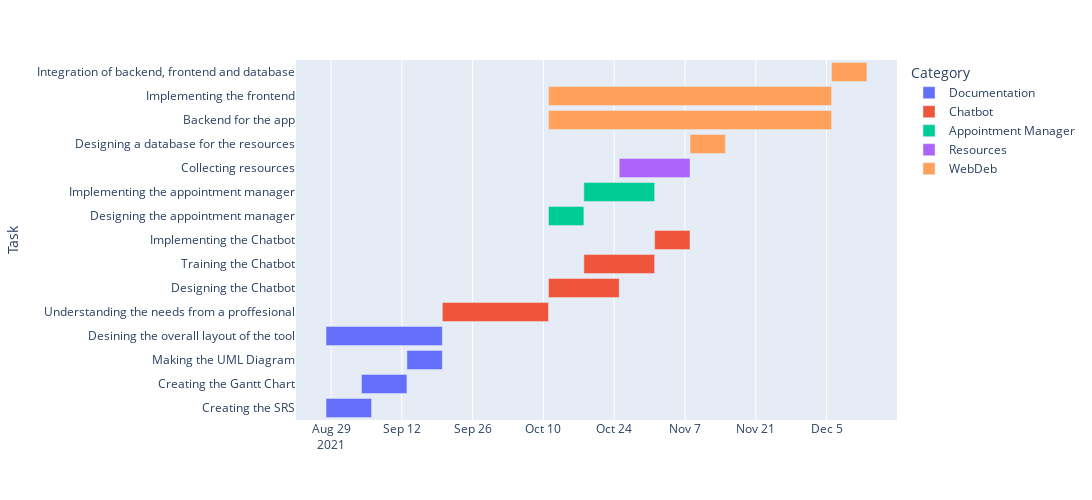

The notebook cell saved with this chart:
### Code cell
fig = px.timeline(df, x_start="Start", x_end="Finish", y="Task" , color='Category')
# fig.update_yaxes(autorange="reversed") # otherwise tasks are listed from the bottom up
fig.update_layout({'height':500,'width':1200})
fig.show()

### Figure 1 — Plotly figure (JSON) as saved in the notebook; plotly's stock layout.template omitted (floating-point values rounded to 4 significant figures)
{"data": [{"alignmentgroup": "True", "base": ["2021-08-28", "2021-09-04", "2021-09-13", "2021-08-28"], "hovertemplate": "Category=Documentation<br>Start=%{base}<br>Finish=%{x}<br>Task=%{y}<extra></extra>", "legendgroup": "Documentation", "marker": {"color": "#636efa"}, "name": "Documentation", "offsetgroup": "Documentation", "orientation": "h", "showlegend": true, "textposition": "auto", "type": "bar", "x": [777600000, 777600000, 604800000, 1987200000], "xaxis": "x", "y": ["Creating the SRS", "Creating the Gantt Chart", "Making the UML Diagram", "Desining the overall layout of the tool"], "yaxis": "y"}, {"alignmentgroup": "True", "base": ["2021-09-20", "2021-10-11", "2021-10-18", "2021-11-01"], "hovertemplate": "Category=Chatbot<br>Start=%{base}<br>Finish=%{x}<br>Task=%{y}<extra></extra>", "legendgroup": "Chatbot", "marker": {"color": "#EF553B"}, "name": "Chatbot", "offsetgroup": "Chatbot", "orientation": "h", "showlegend": true, "textposition": "auto", "type": "bar", "x": [1814400000, 1209600000, 1209600000, 604800000], "xaxis": "x", "y": ["Understanding the needs from a proffesional", "Designing the Chatbot", "Training the Chatbot", "Implementing the Chatbot"], "yaxis": "y"}, {"alignmentgroup": "True", "base": ["2021-10-11", "2021-10-18"], "hovertemplate": "Category=Appointment Manager<br>Start=%{base}<br>Finish=%{x}<br>Task=%{y}<extra></extra>", "legendgroup": "Appointment Manager", "marker": {"color": "#00cc96"}, "name": "Appointment Manager", "offsetgroup": "Appointment Manager", "orientation": "h", "showlegend": true, "textposition": "auto", "type": "bar", "x": [604800000, 1209600000], "xaxis": "x", "y": ["Designing the appointment manager", "Implementing the appointment manager"], "yaxis": "y"}, {"alignmentgroup": "True", "base": ["2021-10-25"], "hovertemplate": "Category=Resources<br>Start=%{base}<br>Finish=%{x}<br>Task=%{y}<extra></extra>", "legendgroup": "Resources", "marker": {"color": "#ab63fa"}, "name": "Resources", "offsetgroup": "Resources", "orientation": "h", "showlegend": true, "textposition": "auto", "type": "bar", "x": [1209600000], "xaxis": "x", "y": ["Collecting resources"], "yaxis": "y"}, {"alignmentgroup": "True", "base": ["2021-11-08", "2021-10-11", "2021-10-11", "2021-12-06"], "hovertemplate": "Category=WebDeb<br>Start=%{base}<br>Finish=%{x}<br>Task=%{y}<extra></extra>", "legendgroup": "WebDeb", "marker": {"color": "#FFA15A"}, "name": "WebDeb", "offsetgroup": "WebDeb", "orientation": "h", "showlegend": true, "textposition": "auto", "type": "bar", "x": [604800000, 4838400000, 4838400000, 604800000], "xaxis": "x", "y": ["Designing a database for the resources", "Backend for the app", "Implementing the frontend", "Integration of backend, frontend and database"], "yaxis": "y"}], "layout": {"barmode": "overlay", "height": 500, "legend": {"title": {"text": "Category"}, "tracegroupgap": 0}, "margin": {"t": 60}, "width": 1200, "xaxis": {"anchor": "y", "domain": [0, 1], "type": "date"}, "yaxis": {"anchor": "x", "domain": [0, 1], "title": {"text": "Task"}}}}
